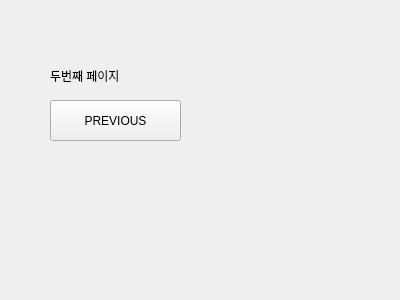
<?xml version="1.0" encoding="UTF-8"?>
<ui version="4.0">
 <class>Form</class>
 <widget class="QWidget" name="Form">
  <property name="geometry">
   <rect>
    <x>0</x>
    <y>0</y>
    <width>400</width>
    <height>300</height>
   </rect>
  </property>
  <property name="windowTitle">
   <string>Form</string>
  </property>
  <widget class="QStackedWidget" name="stackedWidget">
   <property name="geometry">
    <rect>
     <x>20</x>
     <y>20</y>
     <width>351</width>
     <height>251</height>
    </rect>
   </property>
   <property name="currentIndex">
    <number>1</number>
   </property>
   <widget class="QWidget" name="page">
    <widget class="QLabel" name="label">
     <property name="geometry">
      <rect>
       <x>20</x>
       <y>20</y>
       <width>91</width>
       <height>41</height>
      </rect>
     </property>
     <property name="text">
      <string>첫번째 페이지</string>
     </property>
    </widget>
    <widget class="QPushButton" name="pushButton">
     <property name="geometry">
      <rect>
       <x>20</x>
       <y>60</y>
       <width>151</width>
       <height>61</height>
      </rect>
     </property>
     <property name="text">
      <string>NEXT</string>
     </property>
    </widget>
   </widget>
   <widget class="QWidget" name="page_2">
    <widget class="QLabel" name="label_2">
     <property name="geometry">
      <rect>
       <x>30</x>
       <y>30</y>
       <width>131</width>
       <height>51</height>
      </rect>
     </property>
     <property name="text">
      <string>두번째 페이지</string>
     </property>
    </widget>
    <widget class="QPushButton" name="pushButton_2">
     <property name="geometry">
      <rect>
       <x>30</x>
       <y>80</y>
       <width>131</width>
       <height>41</height>
      </rect>
     </property>
     <property name="text">
      <string>PREVIOUS</string>
     </property>
    </widget>
   </widget>
  </widget>
 </widget>
 <resources/>
 <connections/>
</ui>
